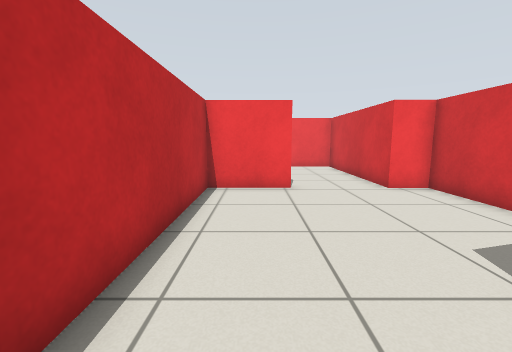
View 1 (above)

19 first-person views from a walk through a Gazebo world. The camera is 0.83 m above the floor, tilts 8° down and sees 90° across. The floor is counted in squares, 0.5 m on a side. Each view is taken from the middle of a square. On the plan, view 1 faces up. The plan holds only what a view shows up to about 14 squares ahead; the rest is blank.

View 2
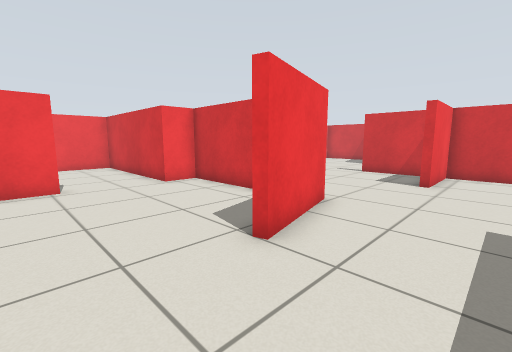

View 3
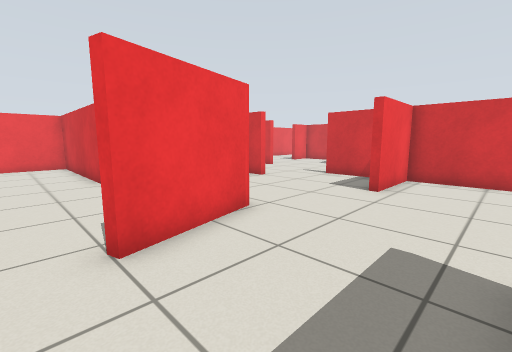

View 4
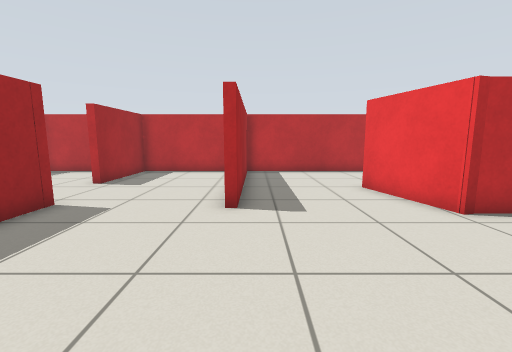

View 5
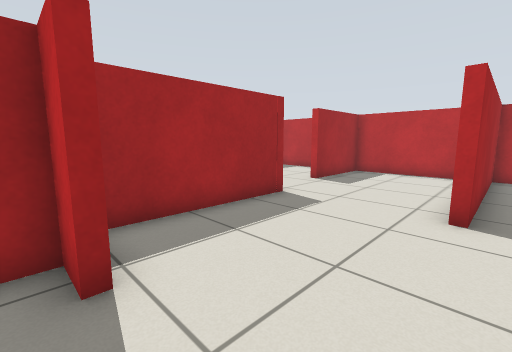

View 6
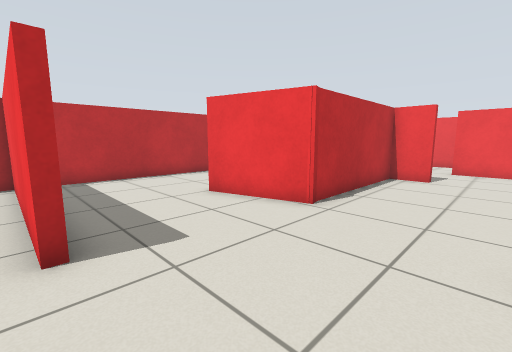

View 7
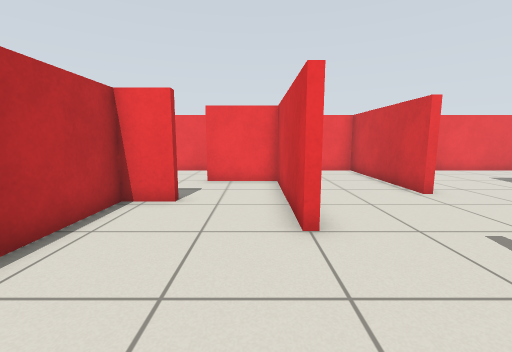

View 8
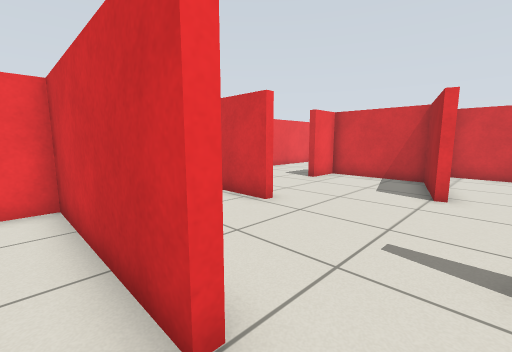

View 9
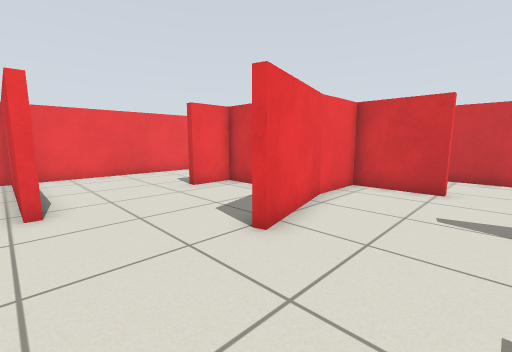

View 10
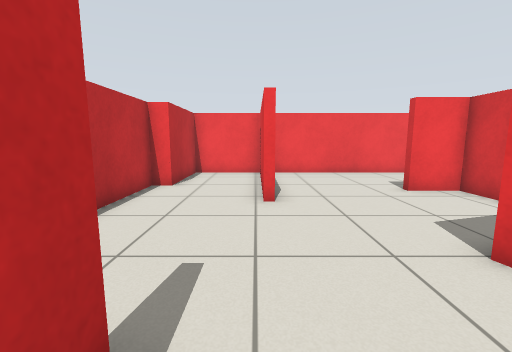

View 11
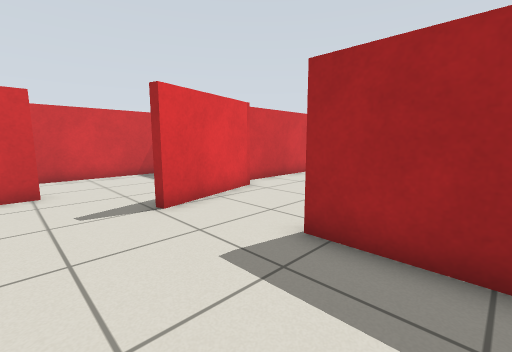

View 12
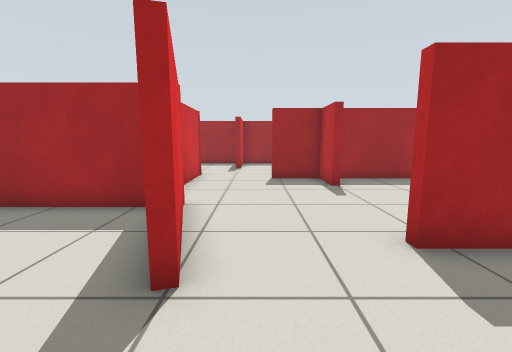

View 13
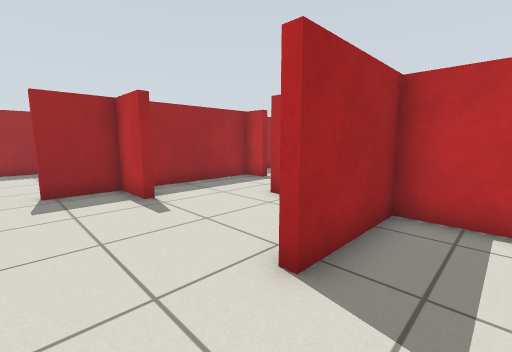

View 14
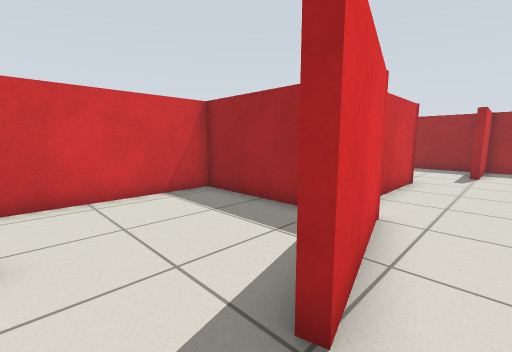

View 15
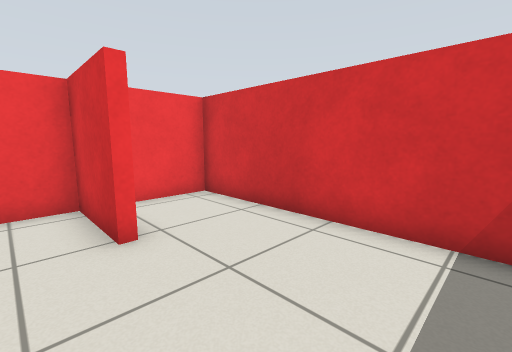

View 16
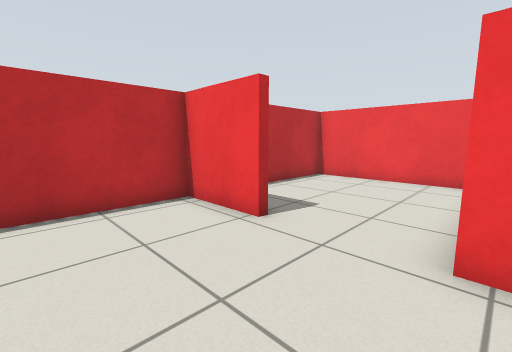

View 17
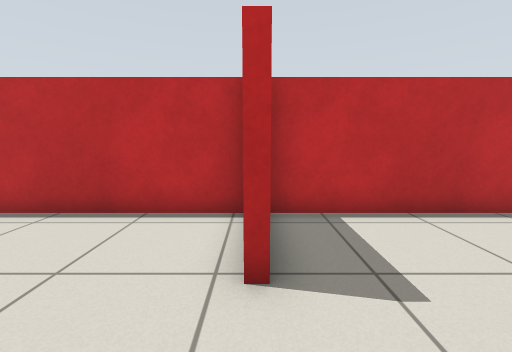

View 18
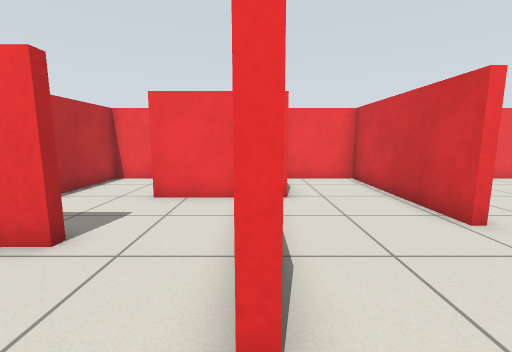

View 19
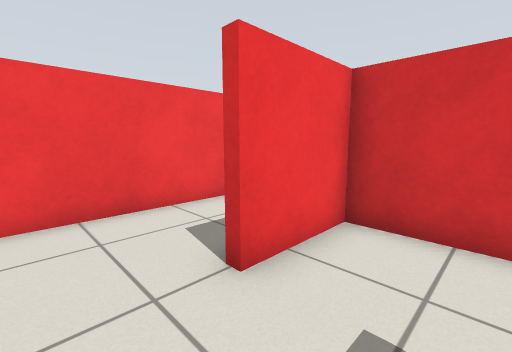

### Floor plan
Points are (right, up) in squares from view 1. A wall is a line through its corners. A room is listed if a view was taken in it or the views show most of it. See-through windows are left out.
Room 1 (views 1, 2, 3, 4, 5, 6, 7, 8, 16, 17, 18, 19)
walls: (6.3, 3.1) (6.4, 2.7) (3, 1.8) (2.9, 2.1); (6, 5.1) (6, 8.8) (4.6, 8.8); (10.9, 6.5) (10.9, 12.3) (8, 12.3); (13.7, 1.9) (13.7, 4.6); (11.1, -5) (11.5, -5) (11.5, -6.1) (13.5, -6.1); (7.9, 8.8) (6.3, 8.8) (6.3, 2.6); (5.5, -7.2) (10.8, -7.2); (13.7, -2.1) (13.7, 0.9) (10.5, 0.9); (1.2, 9.3) (1.2, 8.8) (-1.7, 8.8) (-1.7, -2.5) (5.8, -2.5) (5.8, -2.8) (-1.7, -2.8) (-1.7, -8) (2.3, -8) (2.3, -8.4)
ways out: opening at (12, 5.3) to room 2; opening at (14, -4) to room 4; opening at (3, 9) to room 5; opening at (7, 13) to room 6; opening at (4, -8)
Room 2 (views 9, 10, 11, 12, 13, 14)
walls: (15.6, 9.8) (15.2, 9.8) (15.2, 16.1) (11.9, 16.1) (11.9, 12.3) (11.2, 12.3) (11.2, 9); (14, 4.8) (14, 1.2) (17.5, 1.2); (21.9, 7.1) (18.4, 6.1) (18.3, 6.4) (21.7, 7.4); (11.2, 6.5) (10.9, 6.5); (20.9, 2.3) (21.3, 2.4); (24.2, 4.3) (24.2, 7.1) (21.7, 7.1) (21.7, 11.3) (20, 11.3); (20.6, 16.1) (15.9, 16.1)
ways out: opening at (12, 5.3) to room 1; opening at (22.5, 3.5) to room 3; opening at (19, 1) to room 4; opening at (21.5, 14)
Room 3 (view 15)
walls: (24.6, 4.3) (24.2, 4.3); (22.7, -1.2) (27.7, -1.2) (27.7, 7.1) (25.4, 7.1)
ways out: opening at (22.5, 3.5) to room 2
Room 4 (no view inside)
walls: (17.2, -4.1) (17.2, -6.1) (19.4, -6.1); (14, -1.9) (14, -2.4); (21.9, -1.5) (20.9, 2.3); (17.5, 1.2) (17.5, 0.9); (13.5, -6.1) (16.4, -6.1); (22.7, -7.1) (22.7, -2.2)
ways out: opening at (14, -4) to room 1; opening at (19, 1) to room 2; opening at (21, -6)
Room 5 (no view inside)
walls: (4.1, 16.1) (-1.7, 16.1) (-1.7, 9.3); (4.6, 8.8) (4.6, 15.5)
ways out: opening at (3, 9) to room 1
Room 6 (no view inside)
walls: (10.8, 16.1) (4.9, 16.1) (4.9, 12.8)
ways out: opening at (7, 13) to room 1

Positions as (right, up) in squares from view 1, and headings:
1: (0, 0), facing up
2: (0, -1), facing up-right
3: (2, -2), facing up-right
4: (12, -2), facing left
5: (12, -2), facing down-left
6: (10, -3), facing up-left
7: (10, 2), facing up
8: (10, 5), facing up-right
9: (15, 3), facing up-right
10: (15, 3), facing up
11: (15, 5), facing down-right
12: (20, 5), facing down
13: (20, 3), facing down-left
14: (20, 4), facing down-right
15: (23, 0), facing up-right
16: (5, 5), facing up-left
17: (4, 9), facing left
18: (11, 5), facing up
19: (6, 10), facing up-right
